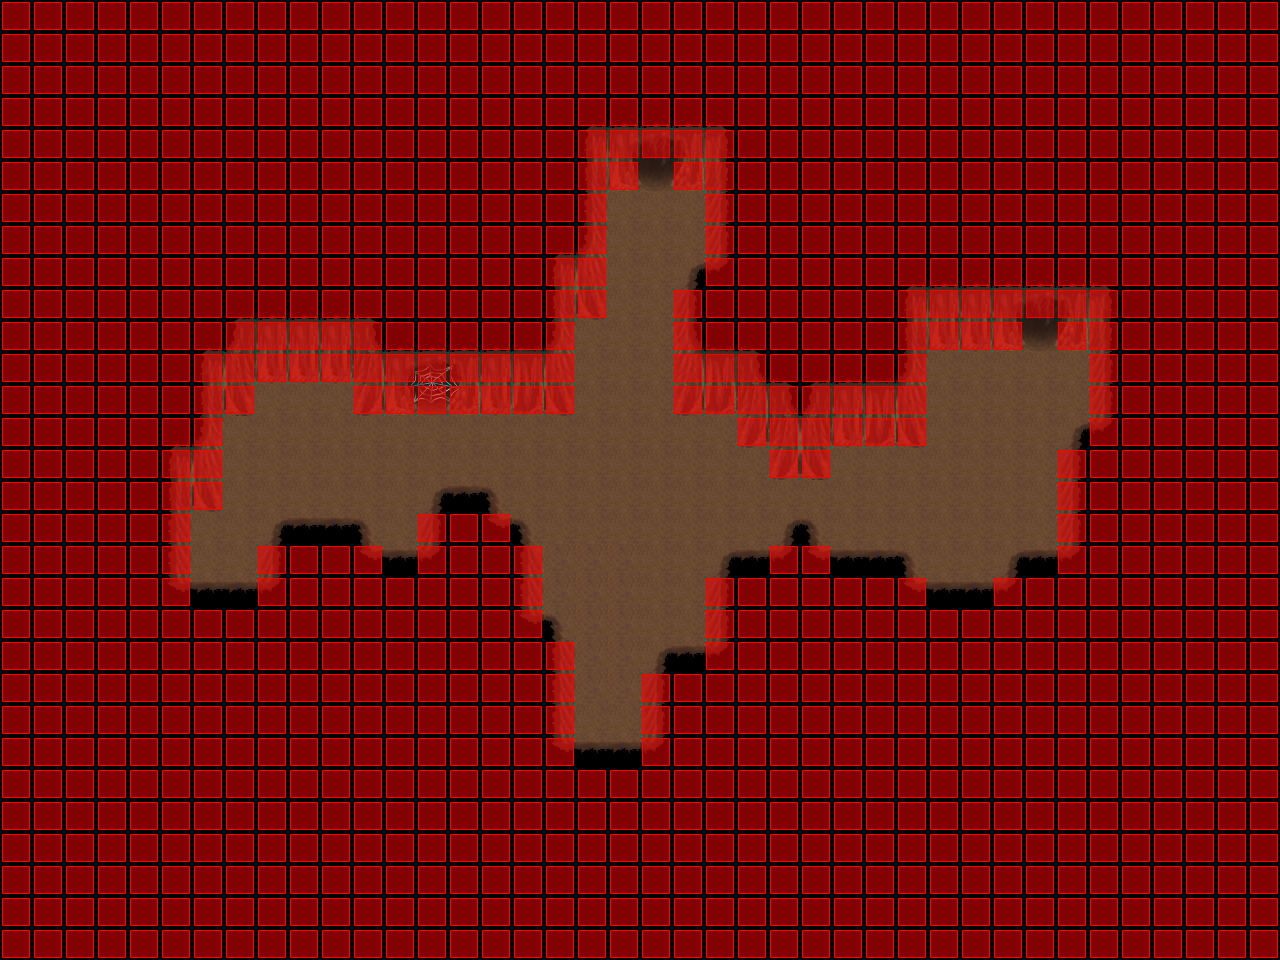

A level layout from a 2D game, rendered from its tile map. Below: a short description, then the map file with tile-grid data replaced by summaries:
An orthogonal 40x30 tile map with 32x32 px tiles, 4 tile layers (Ground, Fringe, Over, Collision), 6 tilesets and 5 objects (4x WARP, SCRIPT).

<map version="1.0" orientation="orthogonal" width="40" height="30" tilewidth="32" tileheight="32">
 <properties>
  <property name="music" value="inside2.ogg" />
 </properties>
 <tileset firstgid="1" name="collision" tilewidth="32" tileheight="32">
  <image source="../graphics/tiles/collision1_32_32.png" width="1024" height="1024" />
 </tileset>
 <tileset firstgid="1025" name="cave3_32_32" tilewidth="32" tileheight="32">
  <image source="../graphics/tiles/cave3_32_32.png" width="1024" height="1024" />
 </tileset>
 <tileset firstgid="2049" name="cave2_32_32" tilewidth="32" tileheight="32">
  <image source="../graphics/tiles/cave2_32_32.png" width="1024" height="1024" />
 </tileset>
 <tileset firstgid="3073" name="cave4_32_32" tilewidth="32" tileheight="32">
  <image source="../graphics/tiles/cave4_32_32.png" width="1024" height="1024" />
 </tileset>
 <tileset firstgid="4097" name="cave1_32_64" tilewidth="32" tileheight="64">
  <image source="../graphics/tiles/cave1_32_64.png" width="1024" height="1024" />
 </tileset>
 <tileset firstgid="4609" name="misc1_32_64" tilewidth="32" tileheight="64">
  <image source="../graphics/tiles/misc1_32_64.png" width="1024" height="1024" />
 </tileset>
 <layer name="Ground" width="40" height="30">
  <data>[1200 cells, 1200 non-empty, 45 distinct tile ids]</data>
 </layer>
 <layer name="Fringe" width="40" height="30">
  <data>[1200 cells, 0 non-empty, 0 distinct tile ids]</data>
 </layer>
 <layer name="Over" width="40" height="30">
  <data>[1200 cells, 45 non-empty, 5 distinct tile ids]</data>
 </layer>
 <layer name="Collision" width="40" height="30">
  <data>[1200 cells, 1029 non-empty, 1 distinct tile ids]</data>
 </layer>
 <objectgroup name="Object" width="40" height="30">
  <object name="External Map Events" type="SCRIPT" x="-320" y="-320">
   <properties>
    <property name="FILENAME" value="scripts/maps/iw-desert-cave01-o00-n01-n01.lua" />
   </properties>
  </object>
  <object type="WARP" x="640" y="160" width="32" height="32">
   <properties>
    <property name="DEST_MAP" value="" />
    <property name="DEST_X" value="" />
    <property name="DEST_Y" value="" />
   </properties>
  </object>
  <object type="WARP" x="1024" y="320" width="32" height="32">
   <properties>
    <property name="DEST_MAP" value="" />
    <property name="DEST_X" value="" />
    <property name="DEST_Y" value="" />
   </properties>
  </object>
  <object type="WARP" x="576" y="736" width="64" height="32">
   <properties>
    <property name="DEST_MAP" value="" />
    <property name="DEST_X" value="" />
    <property name="DEST_Y" value="" />
   </properties>
  </object>
  <object type="WARP" x="192" y="576" width="64" height="32" />
 </objectgroup>
</map>
